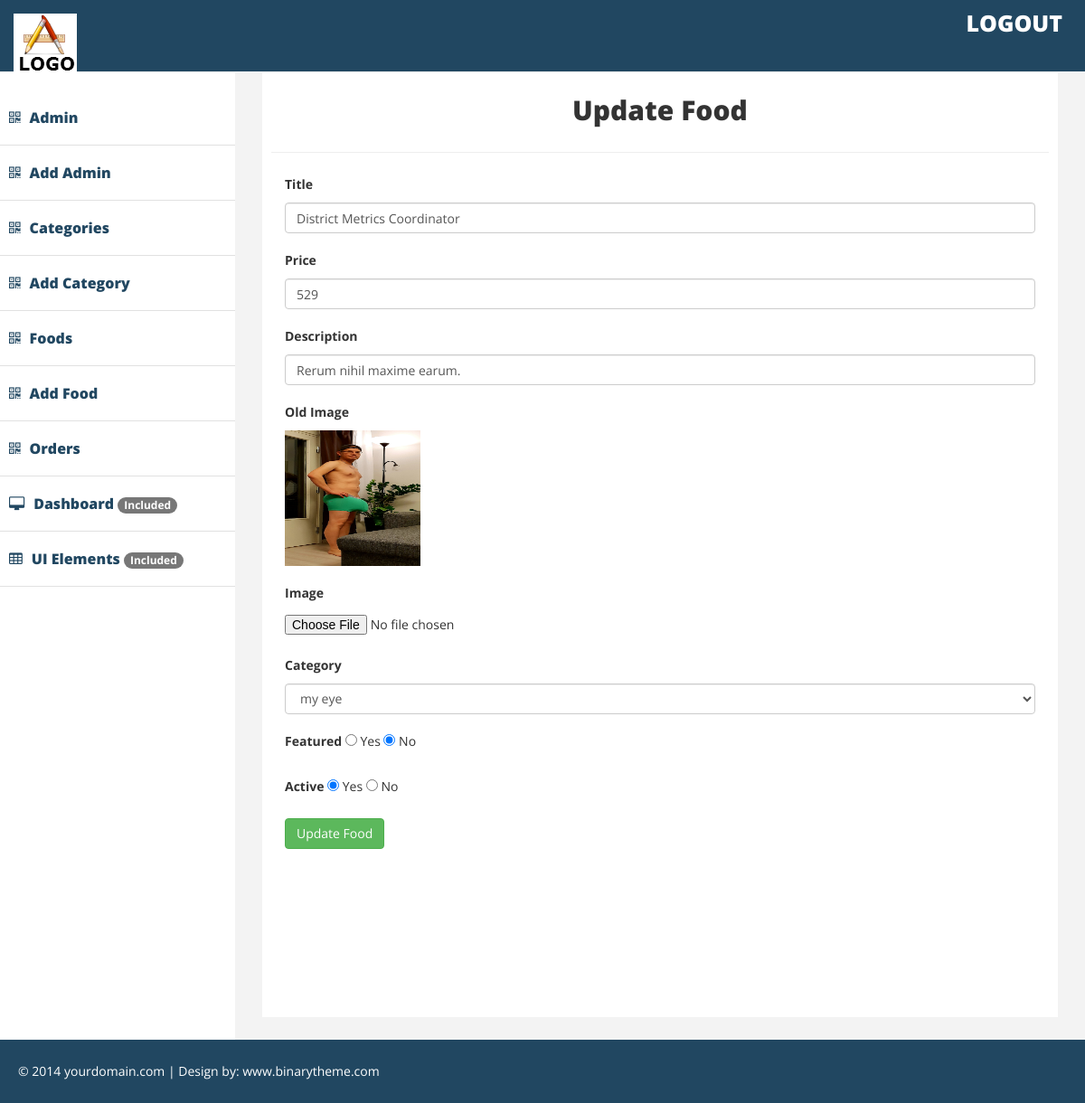
Page /api/update-food.php?food_id=1715527970 (signed in) on the committed database.
### tables this page shows
CREATE TABLE `food` (
  `id` int(11) NOT NULL,
  `unique_id` int(11) NOT NULL,
  `title` varchar(255) NOT NULL,
  `price` double NOT NULL,
  `description` varchar(255) NOT NULL,
  `image_name` varchar(255) NOT NULL,
  `category_id` int(11) NOT NULL,
  `featured` varchar(10) NOT NULL,
  `active` varchar(10) NOT NULL
);

### api/update-food.php (the view, shortened to what this page needs)
<?php  include_once "./partials/header.php"?>
    <div id="page-wrapper" >
        <div id="page-inner">
            <div class="row">
                <div class="col-lg-12">
                    <h2>Update Food</h2>
                </div>
            </div>
            <hr />
            <div class="row">
                <div class="col-lg-12 ">
                    <?php
                    if(isset($_GET['food_id'])){
                        $id = $_GET['food_id'];
                        $sql = mysqli_query($conn, "SELECT * FROM food WHERE unique_id = $id");
                        $food = mysqli_fetch_assoc($sql);
                    }
                    ?>
                     <form action="" method="POST" id="update-food-form">
                        <div class="col-lg-12 col-md-12">
                            <div class="form-group">
                                <label>Title</label>
                                <input class="form-control" name="title" value="<?php echo $food['title']; ?>"/>
                            </div>
                            <div class="form-group">
                                <label>Price</label>
                                <input class="form-control" name="price" value="<?php echo $food['price']; ?>"/>
                            </div>
                            <div class="form-group">
                                <label>Description</label>
                                <input class="form-control" name="description" value="<?php echo $food['description']; ?>"/>
                            </div>
                            <div class="form-group">
                                <label>Old Image</label>
                                <br>
                                <img src="../uploads/<?php echo $food['image_name'];  ?>" width="150" height="150" alt="">
                            </div>
                            <div class="form-group">
                                <label>Image</label>
                                <input  name="image"  type="file" />
                            </div>
                            <div class="form-group">
                                <label>Category</label>
                                <select name="category" id="" class="form-control">
                                    <?php
                                        $sql = mysqli_query($conn, "SELECT * FROM categories");
                                        if(mysqli_num_rows($sql) > 0){
                                            while($row = mysqli_fetch_assoc($sql)){
                                                ?>
                                                    <option value="<?php echo $row['unique_id'] ?>"><?php echo $row['title'] ?></option>
                                                <?php
                                            }
                                        }
                                    ?>
                                </select>
                            </div>
                            <div class="form-group">
                                <label>Featured</label>
                                <input  name="featured" value="Yes" type="radio" <?php echo $food['featured']=='Yes' ? 'checked':''  ?>/> Yes
                                <input  name="featured" value="No" type="radio"  <?php echo $food['featured']=='No' ? 'checked':''  ?>/> No
                            </div>
                            <div class="form-group">
                                <label>Active</label>
                                <input  name="active" value="Yes" type="radio" <?php echo $food['active']=='Yes' ? 'checked':''  ?>/> Yes
                                <input  name="active" value="No" type="radio" <?php echo $food['active']=='No' ? 'checked':''  ?>/> No
                            </div>
                            <div class="form-group">
                                <input class="btn btn-success" name="submit" type="submit" value="Update Food" id="update-food"/>
                            </div>
                        </div>
                    </form>
                </div>
            </div>
        </div>
    </div>
<?php  include_once "./partials/footer.php"?>

### api/assets/css/custom.css (style rules this page uses)
body { font-family: 'Open Sans', sans-serif; line-height:30px; }
#page-wrapper { padding: 15px 15px; min-height: 600px; background:#F3F3F3; }
#page-inner { width:100%; margin:10px 20px 10px 0px; background-color:#fff!important; padding:10px; min-height:1050px; }
@media (min-width:768px) { #page-wrapper { margin: 0 0 0 260px; padding: 15px 30px; min-height: 1050px; } }
.row h2 { text-align: center; font-weight:900 }

### rows in the picture
food: title "District Metrics Coordinator", price "529", description "Rerum nihil maxime earum.", image_name (picture), featured "☑", active "☑"

### other values in the picture
form field category "my eye"
